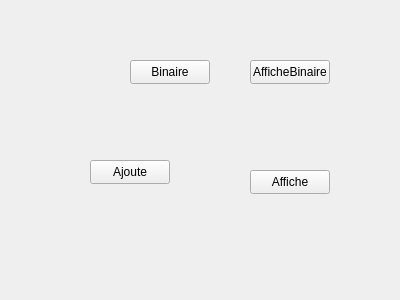
<?xml version="1.0" encoding="UTF-8"?>
<ui version="4.0">
 <class>Widget</class>
 <widget class="QWidget" name="Widget">
  <property name="geometry">
   <rect>
    <x>0</x>
    <y>0</y>
    <width>400</width>
    <height>300</height>
   </rect>
  </property>
  <property name="windowTitle">
   <string>Widget</string>
  </property>
  <widget class="QPushButton" name="pushButton">
   <property name="geometry">
    <rect>
     <x>90</x>
     <y>160</y>
     <width>80</width>
     <height>24</height>
    </rect>
   </property>
   <property name="text">
    <string>Ajoute</string>
   </property>
  </widget>
  <widget class="QPushButton" name="pushButton_2">
   <property name="geometry">
    <rect>
     <x>250</x>
     <y>170</y>
     <width>80</width>
     <height>24</height>
    </rect>
   </property>
   <property name="text">
    <string>Affiche</string>
   </property>
  </widget>
  <widget class="QPushButton" name="pushButton_3">
   <property name="geometry">
    <rect>
     <x>130</x>
     <y>60</y>
     <width>80</width>
     <height>24</height>
    </rect>
   </property>
   <property name="text">
    <string>Binaire</string>
   </property>
  </widget>
  <widget class="QPushButton" name="pushButton_4">
   <property name="geometry">
    <rect>
     <x>250</x>
     <y>60</y>
     <width>80</width>
     <height>24</height>
    </rect>
   </property>
   <property name="text">
    <string>AfficheBinaire</string>
   </property>
  </widget>
 </widget>
 <layoutdefault spacing="6" margin="11"/>
 <resources/>
 <connections/>
</ui>
